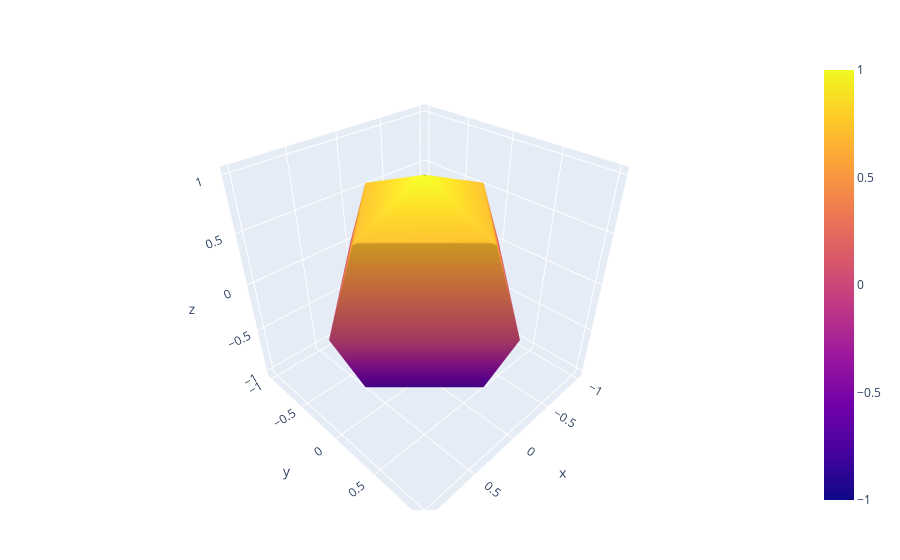

Notebook code for this chart:
### Markdown cell above
# Incident electric field

Incident planewave:
$$
E_{inc}(r) = E_0 e^{i (kr - \omega t)}
$$

Arbitrary incident electric field = 
- [Jones vector](https://en.m.wikipedia.org/wiki/Jones_calculus) in the lab frame (x-y polarisation plane, z propagation) +
- 3D rotation of the coordinate system

Visualisation: 
- Polarisation state can be represented as a point on the Bloch (Poincare) sphere.

### Code cell
n = 5
u = range(-π, π; length = n)
v = range(0, π; length = n)
x = cos.(u) * sin.(v)'
y = sin.(u) * sin.(v)'
z = ones(n) * cos.(v)'


PlotlyJS.plot([PlotlyJS.surface(x=x, y=y, z=z)])

### Figure 1 — Plotly figure (JSON) as saved in the notebook; plotly's stock layout.template omitted (floating-point values rounded to 4 significant figures)
{"data": [{"type": "surface", "x": [[0, 0, 0, 0, 0], [-0.7071, 4.33e-17, 0.7071, 4.33e-17, -0.7071], [-1, 6.123e-17, 1, 6.123e-17, -1], [-0.7071, 4.33e-17, 0.7071, 4.33e-17, -0.7071], [-1.225e-16, 7.499e-33, 1.225e-16, 7.499e-33, -1.225e-16]], "y": [[0, 0, 0, 0, 0], [-8.66e-17, -0.7071, 0, 0.7071, 8.66e-17], [-1.225e-16, -1, 0, 1, 1.225e-16], [-8.66e-17, -0.7071, 0, 0.7071, 8.66e-17], [-1.5e-32, -1.225e-16, 0, 1.225e-16, 1.5e-32]], "z": [[1, 1, 1, 1, 1], [0.7071, 0.7071, 0.7071, 0.7071, 0.7071], [6.123e-17, 6.123e-17, 6.123e-17, 6.123e-17, 6.123e-17], [-0.7071, -0.7071, -0.7071, -0.7071, -0.7071], [-1, -1, -1, -1, -1]]}], "layout": {"margin": {"b": 50, "l": 50, "r": 50, "t": 60}}}
